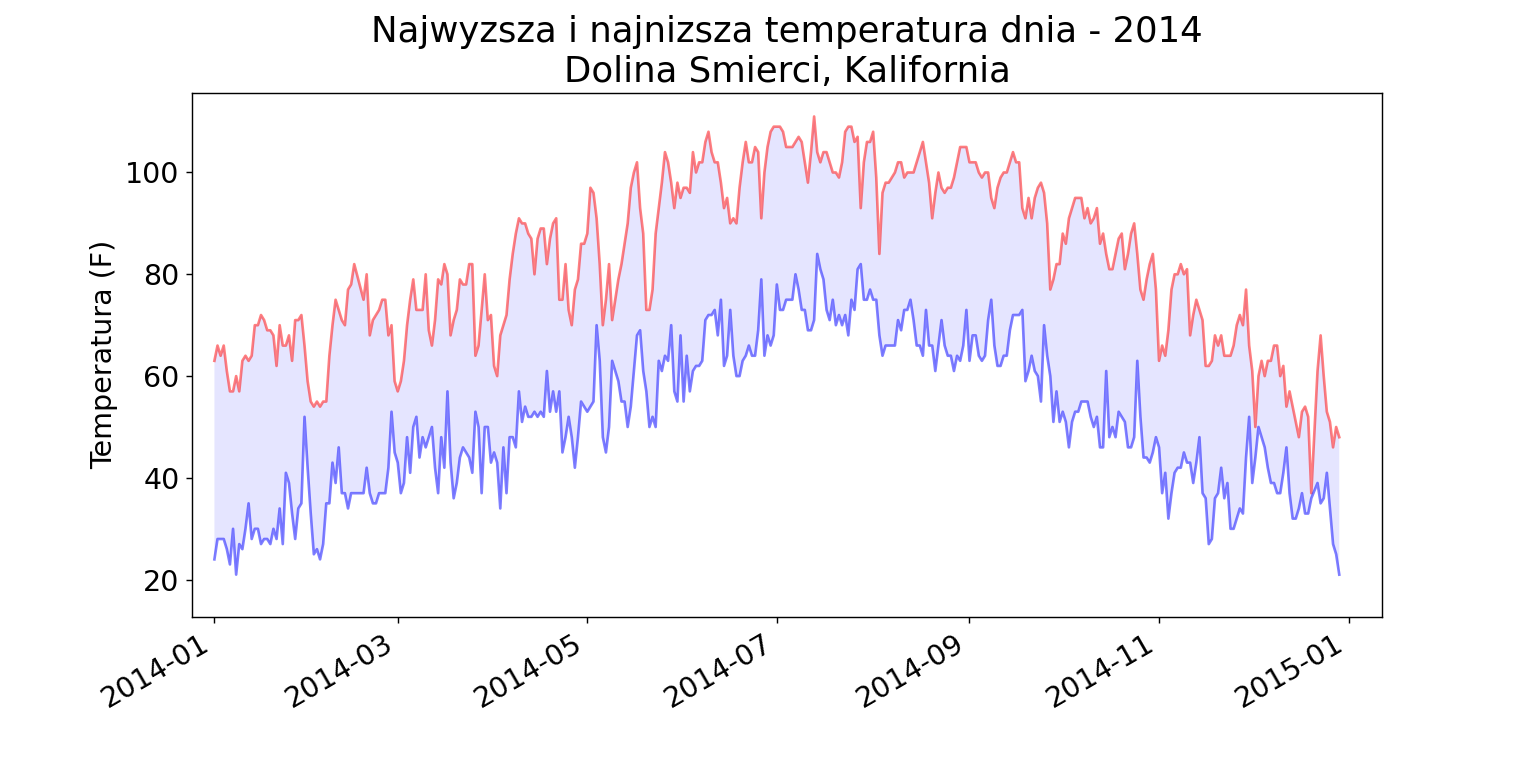

Recreate this plot in Python.
import csv

from matplotlib import pyplot as plt
from datetime import datetime

# Pobranie z pliku dat oraz najwyzszych i najnizszych temperatur z pliku.
filename = 'death_valley_2014.csv'
with open(filename) as f:
    reader = csv.reader(f)
    header_row = next(reader)

    dates, highs, lows = [], [], []
    for row in reader:
        try:
            current_date = datetime.strptime(row[0], "%Y-%m-%d")
            high = int(row[1])
            low = int(row[3])
        except ValueError:
            print(current_date, 'Brak danych.')
        else:
            dates.append(current_date)
            highs.append(high)
            lows.append(low)

# Dane wykresu.
fig = plt.figure(dpi=128, figsize=(10, 6))
plt.plot(dates, highs, c='red', alpha=0.5)
plt.plot(dates, lows, c='blue', alpha=0.5)
plt.fill_between(dates, highs, lows, facecolor='blue', alpha=0.1)

# Formatowanie wykresu.
title = "Najwyzsza i najnizsza temperatura dnia - 2014\nDolina Smierci, Kalifornia"
plt.title(title, fontsize=20)
plt.xlabel('', fontsize=16)
fig.autofmt_xdate()
plt.ylabel("Temperatura (F)", fontsize=16)
plt.tick_params(axis='both', which='major', labelsize=16)

plt.show()
